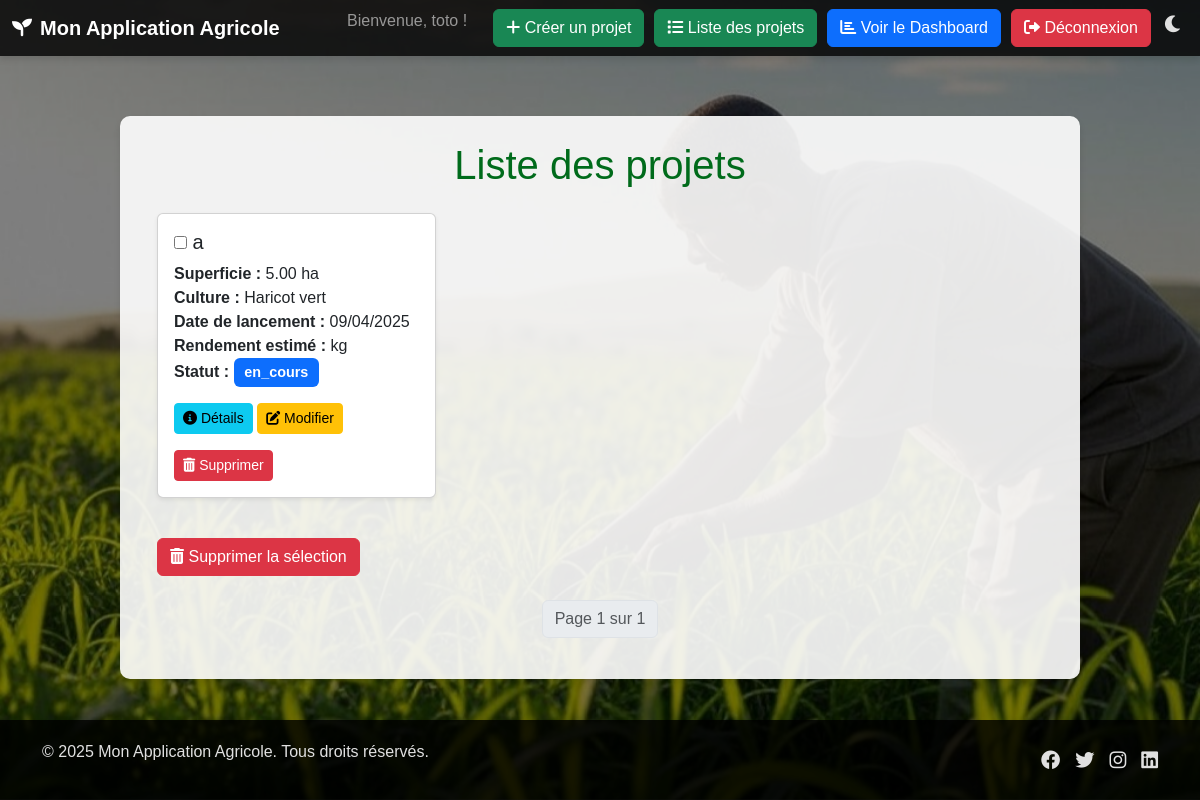
/liste-projets/ (signed in), run on an earlier commit of the app's database.
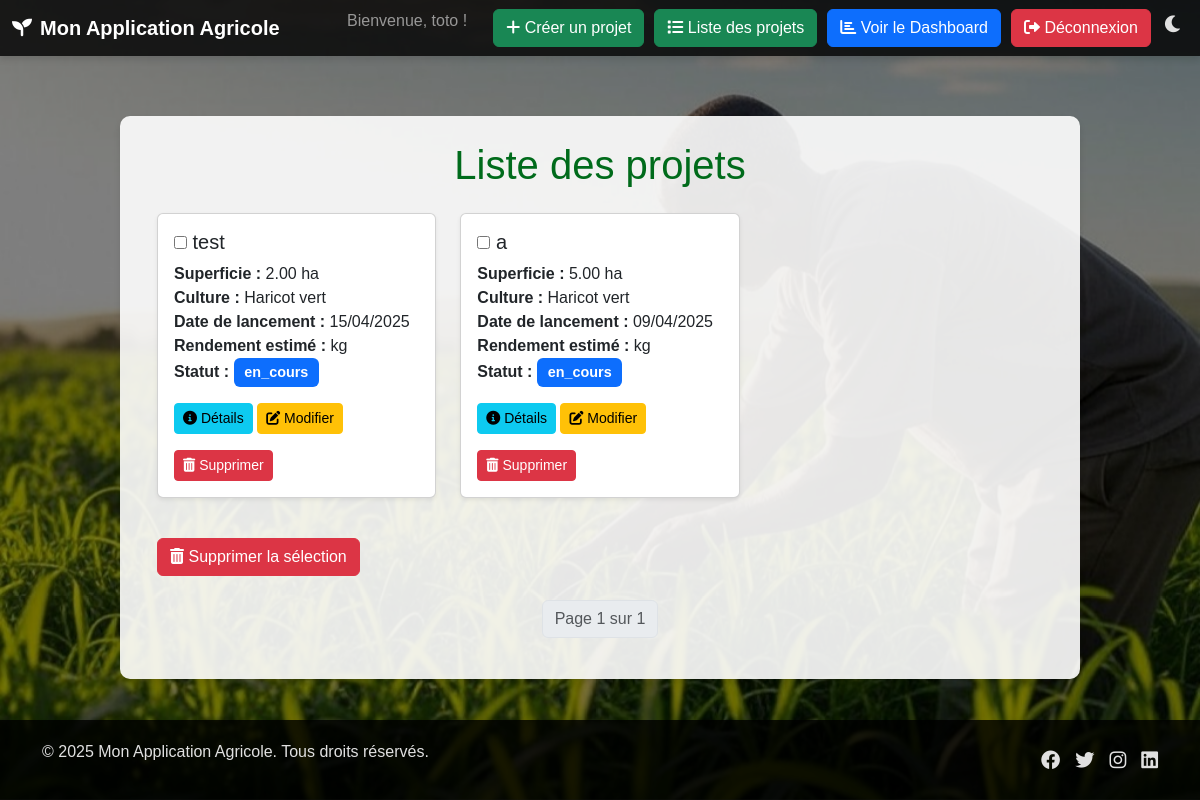
And on a later commit of the database.
### baay/models.py (models this page shows, shortened)
class Projet(models.Model):
    STATUT_CHOICES = [
        ('en_cours', 'En cours'),
        ('en_pause', 'En pause'),
        ('fini', 'Fini'),
    ]
    id = models.UUIDField(primary_key=True, default=uuid.uuid4, editable=False)
    nom = models.CharField(max_length=200)
    statut = models.CharField(max_length=20, choices=STATUT_CHOICES, default='en_cours')
    utilisateur = models.ForeignKey(Profile, on_delete=models.CASCADE)
    culture = models.ForeignKey(ProduitAgricole, on_delete=models.CASCADE)
    localite = models.ForeignKey(Localite, on_delete=models.CASCADE)
    superficie = models.DecimalField(max_digits=10, decimal_places=2)
    date_lancement = models.DateField()
    rendement_estime = models.DecimalField(max_digits=10, decimal_places=2, null=True, blank=True)

class ProduitAgricole(models.Model):
    STATUTS = {
        'En croissance': 'bg-success',
        'Récolté': 'bg-primary',
        'Problème': 'bg-danger',
        'Autre': 'bg-secondary'
    }
    id = models.UUIDField(primary_key=True, editable=False)
    nom = models.CharField(max_length=100, unique=True)
    description = models.TextField(blank=True, null=True)
    saison = models.CharField(max_length=50, blank=True, null=True)
    prix_par_kg = models.DecimalField(max_digits=10, decimal_places=2, blank=True, null=True)
    apport_nutritionnel = models.TextField(blank=True, null=True)
    quantite_disponible = models.DecimalField(max_digits=10, decimal_places=2, blank=True, null=True)
    periode_recolte = models.CharField(max_length=100, blank=True, null=True)
    duree_avant_recolte = models.IntegerField(blank=True, null=True)
    rendement_moyen = models.DecimalField(max_digits=10, decimal_places=2, blank=True, null=True)
    etat = models.CharField(max_length=100, choices= STATUTS, default='En croissance')

### baay/views.py (the view)
# urls.py: path('liste-projets/', views.liste_projets, name='liste_projets'),
@login_required
def liste_projets(request):
    projets_list = Projet.objects.filter(utilisateur=request.user.profile).order_by('-date_lancement')  # Ordonner par date de lancement
    paginator = Paginator(projets_list, 10)  # Affichez 10 projets par page
    page_number = request.GET.get('page')
    projets = paginator.get_page(page_number)
    return render(request, 'projets/liste_projets.html', {'projets': projets})

### templates/projets/liste_projets.html (shortened to what this page needs)
{% extends 'base.html' %}
{% block content %}
<div class="container animate__animated animate__fadeIn">
    <h1 class="text-center mb-4">Liste des projets</h1>
    <form id="delete-form" method="POST" action="{% url 'supprimer_projets' %}">
        <div class="row">
            {% for projet in projets %}
            <div class="col-md-4 mb-4">
                <div class="card h-100 shadow-sm animate__animated animate__fadeInUp">
                    <div class="card-body">
                        <h5 class="card-title">
                            <input type="checkbox" height="50px" width="50px" name="projets" value="{{ projet.id }}"> {{ projet.nom }}
                        </h5>
                        <p class="card-text">
                            <strong>Superficie :</strong> {{ projet.superficie }} ha<br>
                            <strong>Culture :</strong> {{ projet.culture.nom }}<br>
                            <strong>Date de lancement :</strong> {{ projet.date_lancement|date:"d/m/Y" }}<br>
                            <strong>Rendement estimé :</strong> {{ PredictionRendement.rendement_estime }} kg<br>
                            <strong>Statut :</strong>
                            <span class="badge
                                {% if projet.statut == 'en_cours' %}bg-primary
                                {% elif projet.statut == 'fini' %}bg-success
                                {% elif projet.statut == 'en_pause' %}bg-warning
                                {% else %}bg-secondary
                                {% endif %}">
                                {{ projet.statut }}
                            </span>
                        </p>
                        <a href="{% url 'detail_projet' projet.id %}" class="btn btn-info btn-sm">
                            <i class="fas fa-info-circle"></i> Détails
                        </a>
                        <a href="{% url 'modifier_projet' projet.id %}" class="btn btn-warning btn-sm">
                            <i class="fas fa-edit"></i> Modifier
                        </a>
                        <a href="{% url 'supprimer_projet' projet.id %}" class="btn btn-danger btn-sm" onclick="return confirm('Confirmer la suppression de ce projet ?');">
                            <i class="fas fa-trash-alt"></i> Supprimer
                        </a>
                    </div>
                </div>
            </div>
            {% endfor %}
        </div>
        <button type="submit" class="btn btn-danger mt-3" onclick="return confirm('Confirmer la suppression des projets sélectionnés ?');">
            <i class="fas fa-trash-alt"></i> Supprimer la sélection
        </button>
    </form>
    <nav aria-label="Page navigation" class="mt-4">
        <ul class="pagination justify-content-center">
            <li class="page-item disabled">
                <span class="page-link">Page {{ projets.number }} sur {{ projets.paginator.num_pages }}</span>
            </li>
        </ul>
    </nav>
</div>
{% endblock %}

What changed in the data, as far as the page shows it:
added Projet: nom "test", superficie "2.00", culture.nom "Haricot vert", date_lancement "15/04/2025", statut "en_cours"
